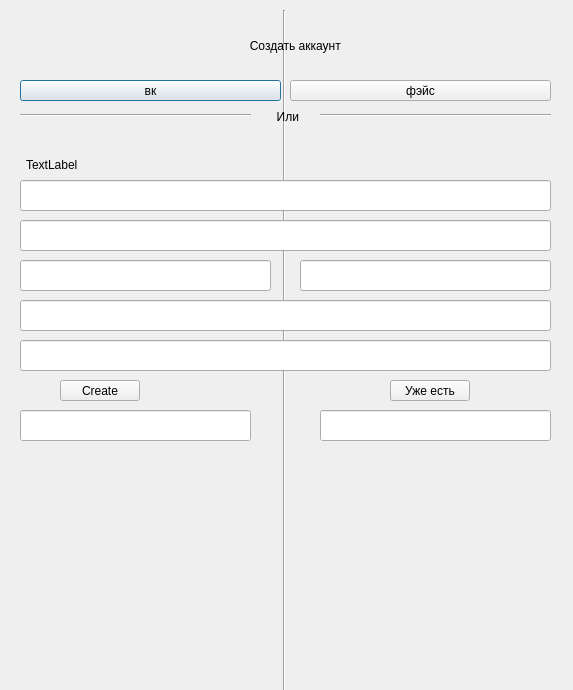
<?xml version="1.0" encoding="UTF-8"?>
<ui version="4.0">
 <class>registr</class>
 <widget class="QDialog" name="registr">
  <property name="geometry">
   <rect>
    <x>0</x>
    <y>0</y>
    <width>573</width>
    <height>690</height>
   </rect>
  </property>
  <property name="windowTitle">
   <string>Dialog</string>
  </property>
  <widget class="Line" name="line">
   <property name="geometry">
    <rect>
     <x>269</x>
     <y>10</y>
     <width>31</width>
     <height>681</height>
    </rect>
   </property>
   <property name="orientation">
    <enum>Qt::Vertical</enum>
   </property>
  </widget>
  <widget class="QPushButton" name="pushButton">
   <property name="geometry">
    <rect>
     <x>20</x>
     <y>80</y>
     <width>261</width>
     <height>21</height>
    </rect>
   </property>
   <property name="text">
    <string>вк</string>
   </property>
  </widget>
  <widget class="QPushButton" name="pushButton_2">
   <property name="geometry">
    <rect>
     <x>290</x>
     <y>80</y>
     <width>261</width>
     <height>21</height>
    </rect>
   </property>
   <property name="text">
    <string>фэйс</string>
   </property>
  </widget>
  <widget class="QLabel" name="label">
   <property name="geometry">
    <rect>
     <x>140</x>
     <y>30</y>
     <width>291</width>
     <height>31</height>
    </rect>
   </property>
   <property name="text">
    <string>                                 Создать аккаунт</string>
   </property>
  </widget>
  <widget class="Line" name="line_2">
   <property name="geometry">
    <rect>
     <x>20</x>
     <y>105</y>
     <width>231</width>
     <height>21</height>
    </rect>
   </property>
   <property name="orientation">
    <enum>Qt::Horizontal</enum>
   </property>
  </widget>
  <widget class="Line" name="line_3">
   <property name="geometry">
    <rect>
     <x>320</x>
     <y>100</y>
     <width>231</width>
     <height>31</height>
    </rect>
   </property>
   <property name="orientation">
    <enum>Qt::Horizontal</enum>
   </property>
  </widget>
  <widget class="QLabel" name="label_2">
   <property name="geometry">
    <rect>
     <x>260</x>
     <y>110</y>
     <width>47</width>
     <height>13</height>
    </rect>
   </property>
   <property name="text">
    <string>     Или</string>
   </property>
  </widget>
  <widget class="QLabel" name="label_3">
   <property name="geometry">
    <rect>
     <x>26</x>
     <y>139</y>
     <width>521</width>
     <height>51</height>
    </rect>
   </property>
   <property name="text">
    <string>TextLabel</string>
   </property>
  </widget>
  <widget class="QPushButton" name="pushButton_3">
   <property name="geometry">
    <rect>
     <x>60</x>
     <y>380</y>
     <width>80</width>
     <height>21</height>
    </rect>
   </property>
   <property name="text">
    <string>Create</string>
   </property>
  </widget>
  <widget class="QPushButton" name="pushButton_4">
   <property name="geometry">
    <rect>
     <x>390</x>
     <y>380</y>
     <width>80</width>
     <height>21</height>
    </rect>
   </property>
   <property name="text">
    <string>Уже есть</string>
   </property>
  </widget>
  <widget class="QLineEdit" name="lineEdit">
   <property name="geometry">
    <rect>
     <x>20</x>
     <y>410</y>
     <width>231</width>
     <height>31</height>
    </rect>
   </property>
  </widget>
  <widget class="QLineEdit" name="lineEdit_2">
   <property name="geometry">
    <rect>
     <x>320</x>
     <y>410</y>
     <width>231</width>
     <height>31</height>
    </rect>
   </property>
  </widget>
  <widget class="QLineEdit" name="lineEdit_Country">
   <property name="geometry">
    <rect>
     <x>20</x>
     <y>220</y>
     <width>531</width>
     <height>31</height>
    </rect>
   </property>
  </widget>
  <widget class="QLineEdit" name="lineEdit_Name">
   <property name="geometry">
    <rect>
     <x>20</x>
     <y>260</y>
     <width>251</width>
     <height>31</height>
    </rect>
   </property>
  </widget>
  <widget class="QLineEdit" name="lineEdit_surname">
   <property name="geometry">
    <rect>
     <x>300</x>
     <y>260</y>
     <width>251</width>
     <height>31</height>
    </rect>
   </property>
  </widget>
  <widget class="QLineEdit" name="lineEdit_Pass">
   <property name="geometry">
    <rect>
     <x>20</x>
     <y>300</y>
     <width>531</width>
     <height>31</height>
    </rect>
   </property>
  </widget>
  <widget class="QLineEdit" name="lineEdit_repeatPass">
   <property name="geometry">
    <rect>
     <x>20</x>
     <y>340</y>
     <width>531</width>
     <height>31</height>
    </rect>
   </property>
  </widget>
  <widget class="QLineEdit" name="lineEdit_mail">
   <property name="geometry">
    <rect>
     <x>20</x>
     <y>180</y>
     <width>531</width>
     <height>31</height>
    </rect>
   </property>
  </widget>
 </widget>
 <resources/>
 <connections/>
</ui>
